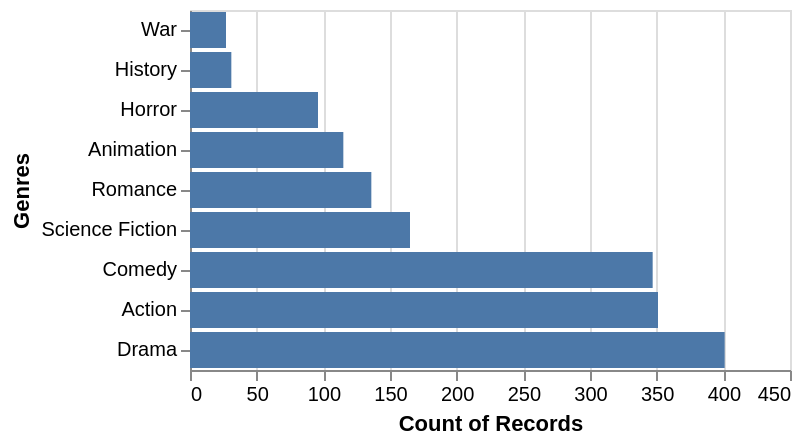

Source (notebook cell):
### Markdown cell above
Drama may have the largest number of observations, since it has the largest number of outliers. The smallest category might be the war group.

### Code cell
# YOUR ANSWER GOES HERE
alt.Chart(boom_genres).mark_bar().encode(
    y=alt.Y(
        'genres',title='Genres',
        sort='-x',
        scale=alt.Scale(reverse=True)
    ),
    x=alt.X(
        'count()'
    )
).properties(width=300)

### Figure 1 — Vega-Lite specification as saved in the notebook (floating-point values rounded to 4 significant figures; data arrays with more than 128 entries replaced by an {"elided": "..."} marker saying what was removed)
{"$schema": "https://vega.github.io/schema/vega-lite/v5.20.1.json", "config": {"view": {"continuousHeight": 300, "continuousWidth": 300}}, "data": {"name": "data-c46e0ed7b3e06c814ec50bea566bb73a"}, "datasets": {"data-c46e0ed7b3e06c814ec50bea566bb73a": {"elided": "1669 records"}}, "encoding": {"x": {"aggregate": "count", "type": "quantitative"}, "y": {"field": "genres", "scale": {"reverse": true}, "sort": "-x", "title": "Genres", "type": "nominal"}}, "mark": {"type": "bar"}, "width": 300}
